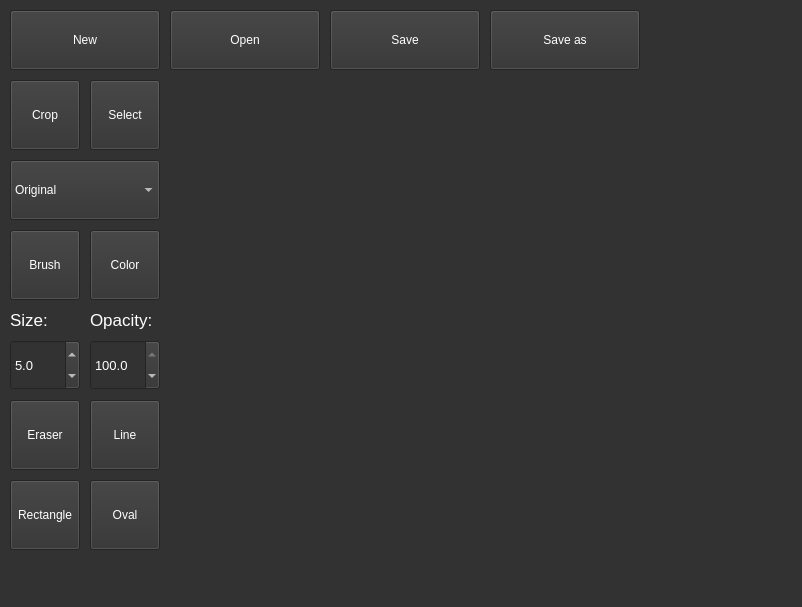
<?xml version="1.0" encoding="UTF-8"?>
<ui version="4.0">
 <class>MainWindow</class>
 <widget class="QMainWindow" name="MainWindow">
  <property name="geometry">
   <rect>
    <x>0</x>
    <y>0</y>
    <width>802</width>
    <height>607</height>
   </rect>
  </property>
  <property name="windowTitle">
   <string>Image Editor</string>
  </property>
  <property name="styleSheet">
   <string notr="true">background-color: #323232</string>
  </property>
  <widget class="QWidget" name="centralwidget">
   <widget class="QPushButton" name="new_btn">
    <property name="geometry">
     <rect>
      <x>10</x>
      <y>10</y>
      <width>150</width>
      <height>60</height>
     </rect>
    </property>
    <property name="styleSheet">
     <string notr="true">color: white;</string>
    </property>
    <property name="text">
     <string>New</string>
    </property>
   </widget>
   <widget class="QPushButton" name="open_btn">
    <property name="geometry">
     <rect>
      <x>170</x>
      <y>10</y>
      <width>150</width>
      <height>60</height>
     </rect>
    </property>
    <property name="styleSheet">
     <string notr="true">color: white;</string>
    </property>
    <property name="text">
     <string>Open</string>
    </property>
   </widget>
   <widget class="QPushButton" name="save_btn">
    <property name="geometry">
     <rect>
      <x>330</x>
      <y>10</y>
      <width>150</width>
      <height>60</height>
     </rect>
    </property>
    <property name="styleSheet">
     <string notr="true">color: white;</string>
    </property>
    <property name="text">
     <string>Save</string>
    </property>
   </widget>
   <widget class="QPushButton" name="save_as_btn">
    <property name="geometry">
     <rect>
      <x>490</x>
      <y>10</y>
      <width>150</width>
      <height>60</height>
     </rect>
    </property>
    <property name="styleSheet">
     <string notr="true">color: white;</string>
    </property>
    <property name="text">
     <string>Save as</string>
    </property>
   </widget>
   <widget class="QPushButton" name="crop_btn">
    <property name="geometry">
     <rect>
      <x>10</x>
      <y>80</y>
      <width>70</width>
      <height>70</height>
     </rect>
    </property>
    <property name="styleSheet">
     <string notr="true">color: white</string>
    </property>
    <property name="text">
     <string>Crop</string>
    </property>
    <property name="checkable">
     <bool>true</bool>
    </property>
   </widget>
   <widget class="QPushButton" name="select_btn">
    <property name="geometry">
     <rect>
      <x>90</x>
      <y>80</y>
      <width>70</width>
      <height>70</height>
     </rect>
    </property>
    <property name="styleSheet">
     <string notr="true">color: white</string>
    </property>
    <property name="text">
     <string>Select</string>
    </property>
    <property name="checkable">
     <bool>true</bool>
    </property>
   </widget>
   <widget class="QPushButton" name="pushButton_11">
    <property name="geometry">
     <rect>
      <x>10</x>
      <y>230</y>
      <width>70</width>
      <height>70</height>
     </rect>
    </property>
    <property name="styleSheet">
     <string notr="true">color: white</string>
    </property>
    <property name="text">
     <string>Brush</string>
    </property>
   </widget>
   <widget class="QPushButton" name="pushButton_12">
    <property name="geometry">
     <rect>
      <x>90</x>
      <y>230</y>
      <width>70</width>
      <height>70</height>
     </rect>
    </property>
    <property name="styleSheet">
     <string notr="true">color: white</string>
    </property>
    <property name="text">
     <string>Color</string>
    </property>
   </widget>
   <widget class="QPushButton" name="pushButton_15">
    <property name="geometry">
     <rect>
      <x>10</x>
      <y>400</y>
      <width>70</width>
      <height>70</height>
     </rect>
    </property>
    <property name="styleSheet">
     <string notr="true">color: white</string>
    </property>
    <property name="text">
     <string>Eraser</string>
    </property>
   </widget>
   <widget class="QPushButton" name="pushButton_16">
    <property name="geometry">
     <rect>
      <x>90</x>
      <y>400</y>
      <width>70</width>
      <height>70</height>
     </rect>
    </property>
    <property name="styleSheet">
     <string notr="true">color: white</string>
    </property>
    <property name="text">
     <string>Line</string>
    </property>
   </widget>
   <widget class="QPushButton" name="pushButton_17">
    <property name="geometry">
     <rect>
      <x>10</x>
      <y>480</y>
      <width>70</width>
      <height>70</height>
     </rect>
    </property>
    <property name="styleSheet">
     <string notr="true">color: white</string>
    </property>
    <property name="text">
     <string>Rectangle</string>
    </property>
   </widget>
   <widget class="QPushButton" name="pushButton_18">
    <property name="geometry">
     <rect>
      <x>90</x>
      <y>480</y>
      <width>70</width>
      <height>70</height>
     </rect>
    </property>
    <property name="styleSheet">
     <string notr="true">color: white</string>
    </property>
    <property name="text">
     <string>Oval</string>
    </property>
   </widget>
   <widget class="QComboBox" name="filter_combo_box">
    <property name="geometry">
     <rect>
      <x>10</x>
      <y>160</y>
      <width>150</width>
      <height>60</height>
     </rect>
    </property>
    <property name="styleSheet">
     <string notr="true">color: white</string>
    </property>
    <property name="currentText">
     <string>Original</string>
    </property>
    <item>
     <property name="text">
      <string>Original</string>
     </property>
    </item>
    <item>
     <property name="text">
      <string>Clarendon</string>
     </property>
    </item>
    <item>
     <property name="text">
      <string>Gingham</string>
     </property>
    </item>
    <item>
     <property name="text">
      <string>Reyes</string>
     </property>
    </item>
    <item>
     <property name="text">
      <string>Mayfair</string>
     </property>
    </item>
    <item>
     <property name="text">
      <string>Only red</string>
     </property>
    </item>
    <item>
     <property name="text">
      <string>Only green</string>
     </property>
    </item>
    <item>
     <property name="text">
      <string>Only blue</string>
     </property>
    </item>
    <item>
     <property name="text">
      <string>Red and green</string>
     </property>
    </item>
    <item>
     <property name="text">
      <string>Red and blue</string>
     </property>
    </item>
    <item>
     <property name="text">
      <string>Green and blue</string>
     </property>
    </item>
    <item>
     <property name="text">
      <string>Negative</string>
     </property>
    </item>
    <item>
     <property name="text">
      <string>Black and white</string>
     </property>
    </item>
   </widget>
   <widget class="QLabel" name="label">
    <property name="geometry">
     <rect>
      <x>10</x>
      <y>310</y>
      <width>70</width>
      <height>20</height>
     </rect>
    </property>
    <property name="font">
     <font>
      <pointsize>13</pointsize>
     </font>
    </property>
    <property name="styleSheet">
     <string notr="true">color: white</string>
    </property>
    <property name="text">
     <string>Size:</string>
    </property>
   </widget>
   <widget class="QLabel" name="label_2">
    <property name="geometry">
     <rect>
      <x>90</x>
      <y>310</y>
      <width>70</width>
      <height>20</height>
     </rect>
    </property>
    <property name="font">
     <font>
      <pointsize>13</pointsize>
     </font>
    </property>
    <property name="styleSheet">
     <string notr="true">color: white</string>
    </property>
    <property name="text">
     <string>Opacity:</string>
    </property>
   </widget>
   <widget class="QDoubleSpinBox" name="doubleSpinBox">
    <property name="geometry">
     <rect>
      <x>10</x>
      <y>340</y>
      <width>70</width>
      <height>50</height>
     </rect>
    </property>
    <property name="font">
     <font>
      <pointsize>10</pointsize>
     </font>
    </property>
    <property name="styleSheet">
     <string notr="true">color: white</string>
    </property>
    <property name="decimals">
     <number>1</number>
    </property>
    <property name="singleStep">
     <double>0.100000000000000</double>
    </property>
    <property name="value">
     <double>5.000000000000000</double>
    </property>
   </widget>
   <widget class="QDoubleSpinBox" name="doubleSpinBox_2">
    <property name="geometry">
     <rect>
      <x>90</x>
      <y>340</y>
      <width>70</width>
      <height>50</height>
     </rect>
    </property>
    <property name="font">
     <font>
      <pointsize>10</pointsize>
     </font>
    </property>
    <property name="styleSheet">
     <string notr="true">color: white</string>
    </property>
    <property name="decimals">
     <number>1</number>
    </property>
    <property name="maximum">
     <double>100.000000000000000</double>
    </property>
    <property name="singleStep">
     <double>0.100000000000000</double>
    </property>
    <property name="value">
     <double>100.000000000000000</double>
    </property>
   </widget>
  </widget>
  <widget class="QMenuBar" name="menubar">
   <property name="geometry">
    <rect>
     <x>0</x>
     <y>0</y>
     <width>802</width>
     <height>18</height>
    </rect>
   </property>
  </widget>
  <widget class="QStatusBar" name="statusbar"/>
 </widget>
 <resources/>
 <connections/>
</ui>
